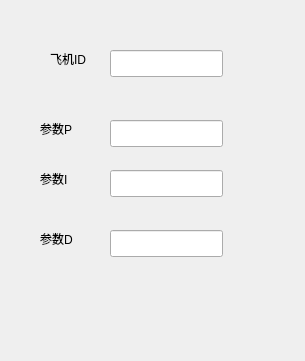
<?xml version="1.0" encoding="UTF-8"?>
<ui version="4.0">
 <class>Form</class>
 <widget class="QWidget" name="Form">
  <property name="geometry">
   <rect>
    <x>0</x>
    <y>0</y>
    <width>305</width>
    <height>361</height>
   </rect>
  </property>
  <property name="windowTitle">
   <string>Form</string>
  </property>
  <widget class="QLabel" name="label">
   <property name="geometry">
    <rect>
     <x>50</x>
     <y>50</y>
     <width>67</width>
     <height>17</height>
    </rect>
   </property>
   <property name="text">
    <string>飞机ID</string>
   </property>
  </widget>
  <widget class="QLineEdit" name="lineEdit">
   <property name="geometry">
    <rect>
     <x>110</x>
     <y>50</y>
     <width>113</width>
     <height>27</height>
    </rect>
   </property>
  </widget>
  <widget class="QLabel" name="label_2">
   <property name="geometry">
    <rect>
     <x>40</x>
     <y>120</y>
     <width>67</width>
     <height>17</height>
    </rect>
   </property>
   <property name="text">
    <string>参数P</string>
   </property>
  </widget>
  <widget class="QLabel" name="label_3">
   <property name="geometry">
    <rect>
     <x>40</x>
     <y>170</y>
     <width>67</width>
     <height>17</height>
    </rect>
   </property>
   <property name="text">
    <string>参数I</string>
   </property>
  </widget>
  <widget class="QLabel" name="label_4">
   <property name="geometry">
    <rect>
     <x>40</x>
     <y>230</y>
     <width>67</width>
     <height>17</height>
    </rect>
   </property>
   <property name="text">
    <string>参数D</string>
   </property>
  </widget>
  <widget class="QLineEdit" name="lineEdit_2">
   <property name="geometry">
    <rect>
     <x>110</x>
     <y>120</y>
     <width>113</width>
     <height>27</height>
    </rect>
   </property>
  </widget>
  <widget class="QLineEdit" name="lineEdit_3">
   <property name="geometry">
    <rect>
     <x>110</x>
     <y>170</y>
     <width>113</width>
     <height>27</height>
    </rect>
   </property>
  </widget>
  <widget class="QLineEdit" name="lineEdit_4">
   <property name="geometry">
    <rect>
     <x>110</x>
     <y>230</y>
     <width>113</width>
     <height>27</height>
    </rect>
   </property>
  </widget>
 </widget>
 <resources/>
 <connections/>
</ui>
